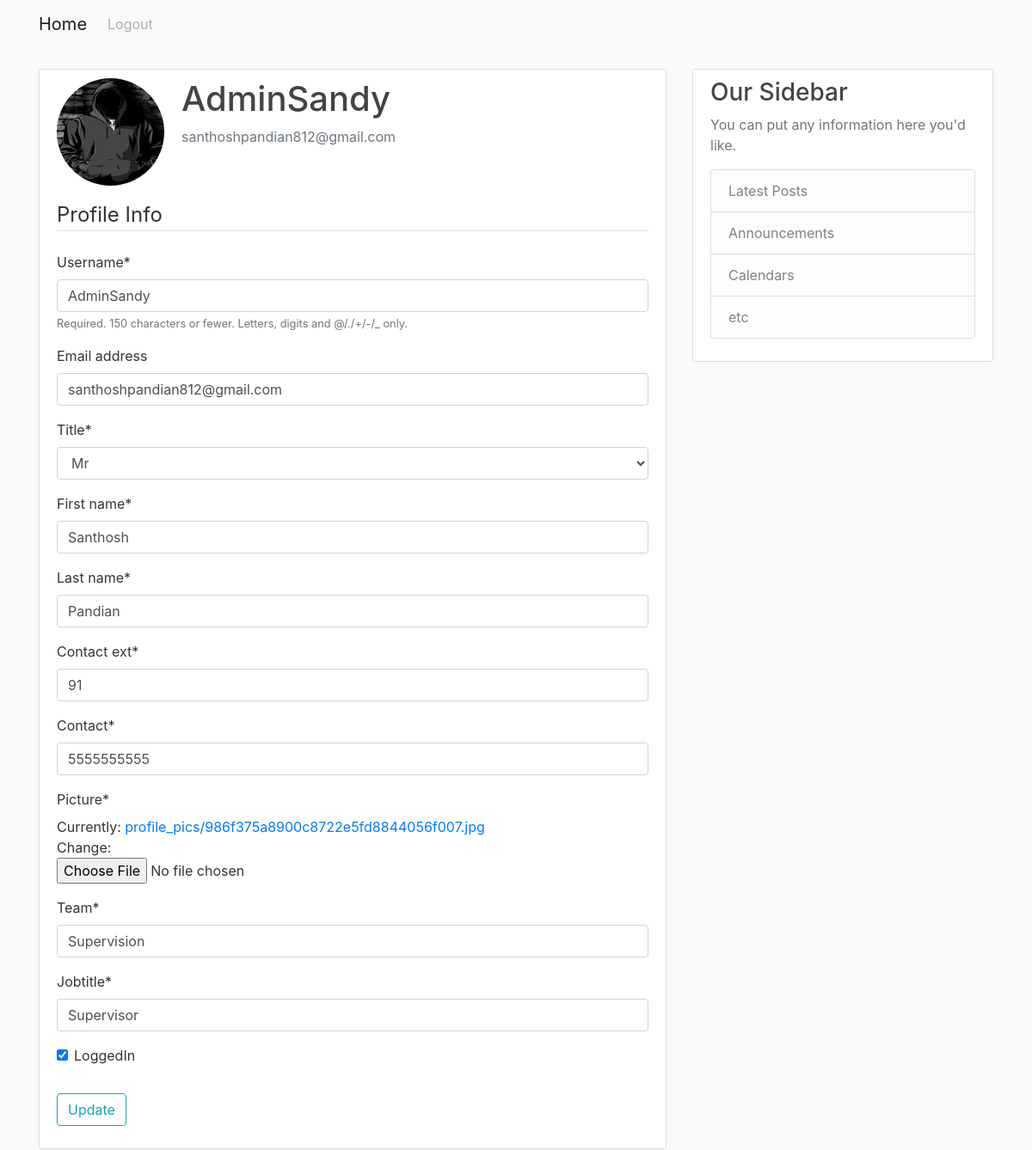
Screenshot of /profile/ (signed in) with the database file from the repository.
### profiles/models.py (models this page shows, shortened)
class Profile(models.Model):
    user = models.OneToOneField(User,on_delete=models.CASCADE)
    contact = models.CharField(max_length=10, null=True)
    contact_ext = models.CharField(max_length=3, null=True)
    join_date = models.DateTimeField(default=datetime.now, blank=True)
    join_dateformat = models.CharField(max_length=10,default="D-M-Y")
    team = models.CharField(max_length=20)
    jobtitle = models.CharField(max_length=20)
    lastlogin = models.DateTimeField(auto_now=True)
    loggedIn = models.BooleanField(default=False)
    dateformat = models.CharField(max_length=20,default="Y-M-D h:m:s")
    picture = models.ImageField(default='default.jpg',upload_to='profile_pics')

class Account(models.Model):
    user = models.OneToOneField(User,on_delete=models.CASCADE)
    first_name = models.CharField(max_length=20)
    last_name = models.CharField(max_length=20)
    TITLE_CHOICES = (("Mr", "Mr"), ("Ms", "Ms"), ("Mrs", "Mrs"),)
    title = models.CharField(max_length = 3, choices = TITLE_CHOICES, default = 'Mr')

### profiles/views.py (the view)
# urls.py: path('profile/', profile, name='profile'),
@login_required
def profile(request):
    if request.method == 'POST':
        u_form = UserUpdateForm(request.POST, instance=request.user)
        a_form = AccountUpdateForm(request.POST, instance=request.user.account)
        p_form = ProfileUpdateForm(request.POST, request.FILES, instance=request.user.profile)
        if u_form.is_valid() and p_form.is_valid():
            u_form.save()
            a_form.save()
            p_form.save()
            messages.success(request, f'Your profile has been updated')
            return redirect('profile')
    else:
        u_form = UserUpdateForm(instance=request.user)
        a_form = AccountUpdateForm(instance=request.user.account)
        p_form = ProfileUpdateForm(instance=request.user.profile)
    context = {
        'u_form' : u_form,
        'a_form' : a_form,
        'p_form' : p_form,
    }
    return render(request,'profiles/profile.html', context)

### profiles/forms.py
class UserUpdateForm(forms.ModelForm):
    email = forms.EmailField
    class Meta:
        model = User
        fields = ['username','email']

class AccountUpdateForm(forms.ModelForm):
    class Meta:
        model = Account
        fields = ['title','first_name','last_name']

### profiles/templates/profiles/profile.html (shortened to what this page needs)
{% extends "profiles/base.html" %}
{% load crispy_forms_tags %}
{% block content %}
<div class="content-section">
  <div class="media">
    <img class="rounded-circle account-img" src="{{ user.profile.picture.url }}">
    <div class="media-body">
      <h2 class="account-heading">{{ user.username }}</h2>
      <p class="text-secondary">{{ user.email }}</p>
    </div>
  </div>
  <form method="POST" enctype="multipart/form-data">
    <fieldset class="form-group">
      <legend class="border-bottom mb-4">Profile Info</legend>
      {{ u_form|crispy }}
      {{ a_form|crispy }}
      {{ p_form|crispy }}
    </fieldset>
    <div class="form-group">
      <button class="btn btn-outline-info" type="submit">Update</button>
    </div>
  </form>
</div>
{% endblock %}

### profiles/static/profiles/main.css (style rules this page uses)
body { background: #fafafa; color: #333333; margin-top: 5rem; }
h1, h2, h3, h4, h5, h6 { color: #444444; }
.content-section { background: #ffffff; padding: 10px 20px; border: 1px solid #dddddd; border-radius: 3px; margin-bottom: 20px; }
.account-img { height: 125px; width: 125px; margin-right: 20px; margin-bottom: 16px; }
.account-heading { font-size: 2.5rem; }

### rows the page displays
Account: title "Mr", first_name "Santhosh", last_name "Pandian"
Profile: contact_ext "91", contact "5555555555", team "Supervision", jobtitle "Supervisor", loggedIn "☑"

### other values shown
{{ user.username }} "AdminSandy"
{{ user.email }} "santhoshpandian812@gmail.com"
